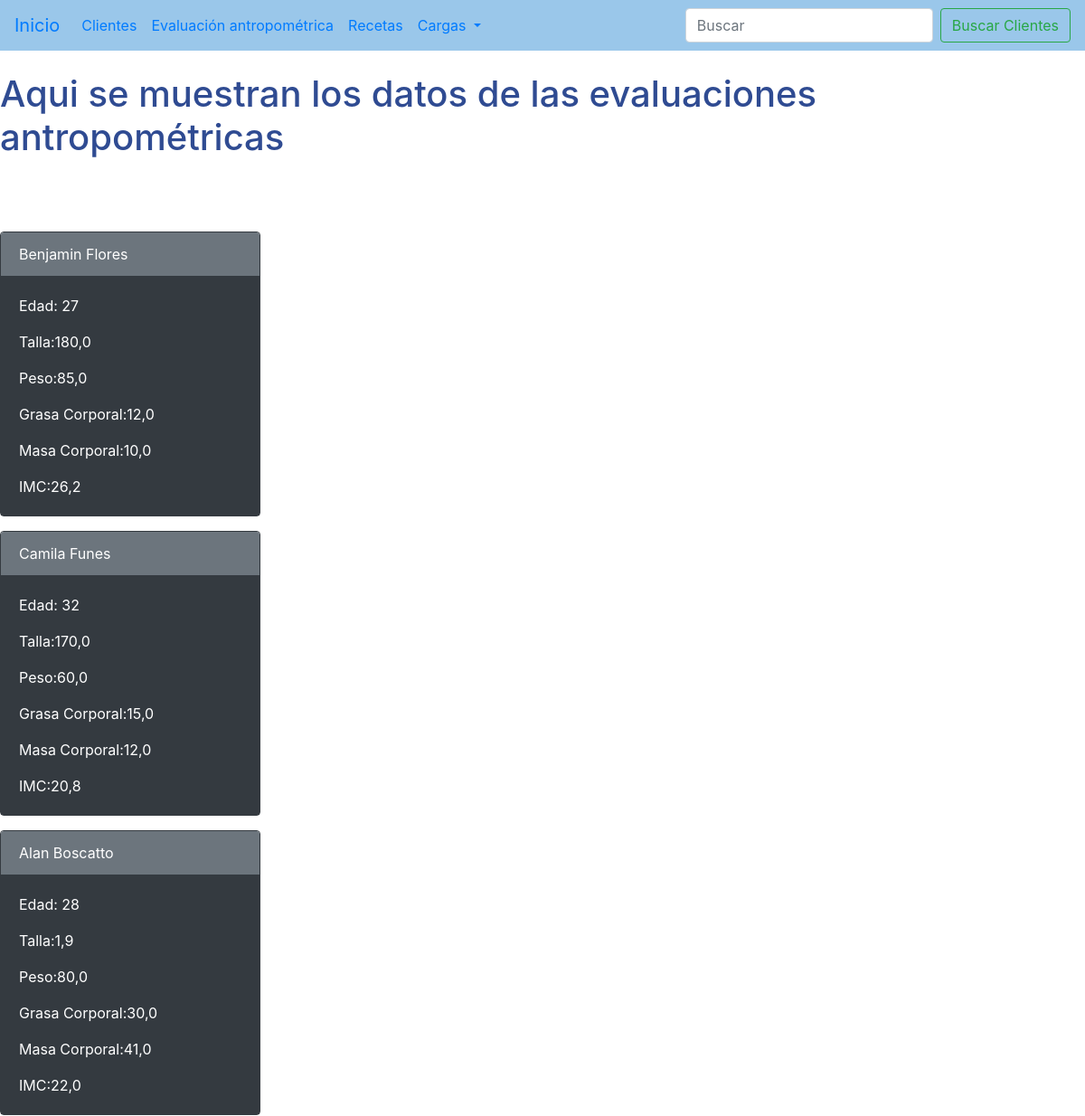
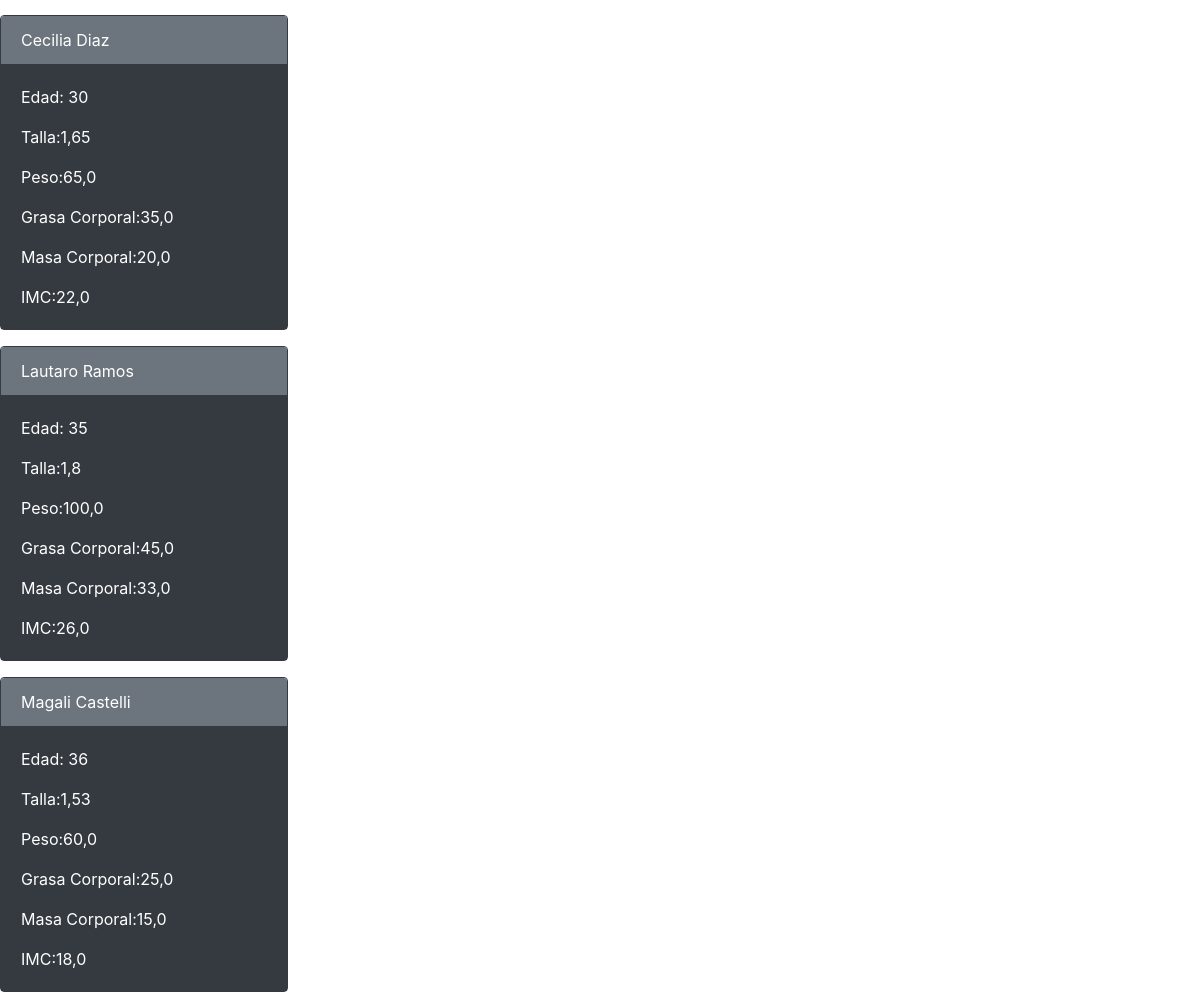
The page /clientes/evaluacion/ on the database its author committed (2 pictures, top to bottom).
### app_nutricion/models.py (models this page shows)
class Evaluacion_Antropometrica(models.Model):
    name_evaluacion = models.CharField(max_length=50)
    age = models.IntegerField()
    size = models.FloatField()
    weight = models.FloatField()
    bodyfat = models.FloatField()
    musclemass = models.FloatField()
    IMC = models.FloatField()
    class Meta:
        verbose_name = "Evaluacion Antropometrica"
        verbose_name_plural = "Evaluaciones"

### app_nutricion/views.py (the view)
# urls.py: path('evaluacion/', evaluacion_antropometrica, name="evaluacion_antropometrica"),
def evaluacion_antropometrica(request):
    evaluacion_antropometrica = Evaluacion_Antropometrica.objects.all()
    context = {"evaluacion_antropometrica": evaluacion_antropometrica}
    return render(request, "evaluacion_antropometrica.html", context=context)

### templates/evaluacion_antropometrica.html (shortened to what this page needs)
{% extends 'base.html' %}
{% block contenido %}
<br>
<h1 style = color:rgb(47,75,146)> Aqui se muestran los datos de las evaluaciones antropométricas</h1>
{% for value in evaluacion_antropometrica %}
    <div class="card text-dark border-dark mb-3" style="max-width: 18rem;">
        <div class="card-header text-white bg-secondary border-dark">{{value.name_evaluacion}}</div>
        <div class="card-body text-white bg-dark border-dark">
        <p class="card-text">Edad: {{value.age}}</p>
        <p class="card-text">Talla:{{value.size}} </p>
        <p class="card-text">Peso:{{value.weight}} </p>
        <p class="card-text">Grasa Corporal:{{value.bodyfat}} </p>
        <p class="card-text">Masa Corporal:{{value.musclemass}} </p>
        <p class="card-text">IMC:{{value.IMC}} </p>
        </div>
    </div>
{% endfor %}
{% endblock %}

### rows shown on the page
Evaluacion_Antropometrica: name_evaluacion "Benjamin Flores", age "27", size "180,0", weight "85,0", bodyfat "12,0", musclemass "10,0", IMC "26,2"
Evaluacion_Antropometrica: name_evaluacion "Camila Funes", age "32", size "170,0", weight "60,0", bodyfat "15,0", musclemass "12,0", IMC "20,8"
Evaluacion_Antropometrica: name_evaluacion "Alan Boscatto", age "28", size "1,9", weight "80,0", bodyfat "30,0", musclemass "41,0", IMC "22,0"
Evaluacion_Antropometrica: name_evaluacion "Cecilia Diaz", age "30", size "1,65", weight "65,0", bodyfat "35,0", musclemass "20,0", IMC "22,0"
Evaluacion_Antropometrica: name_evaluacion "Lautaro Ramos", age "35", size "1,8", weight "100,0", bodyfat "45,0", musclemass "33,0", IMC "26,0"
Evaluacion_Antropometrica: name_evaluacion "Magali Castelli", age "36", size "1,53", weight "60,0", bodyfat "25,0", musclemass "15,0", IMC "18,0"
